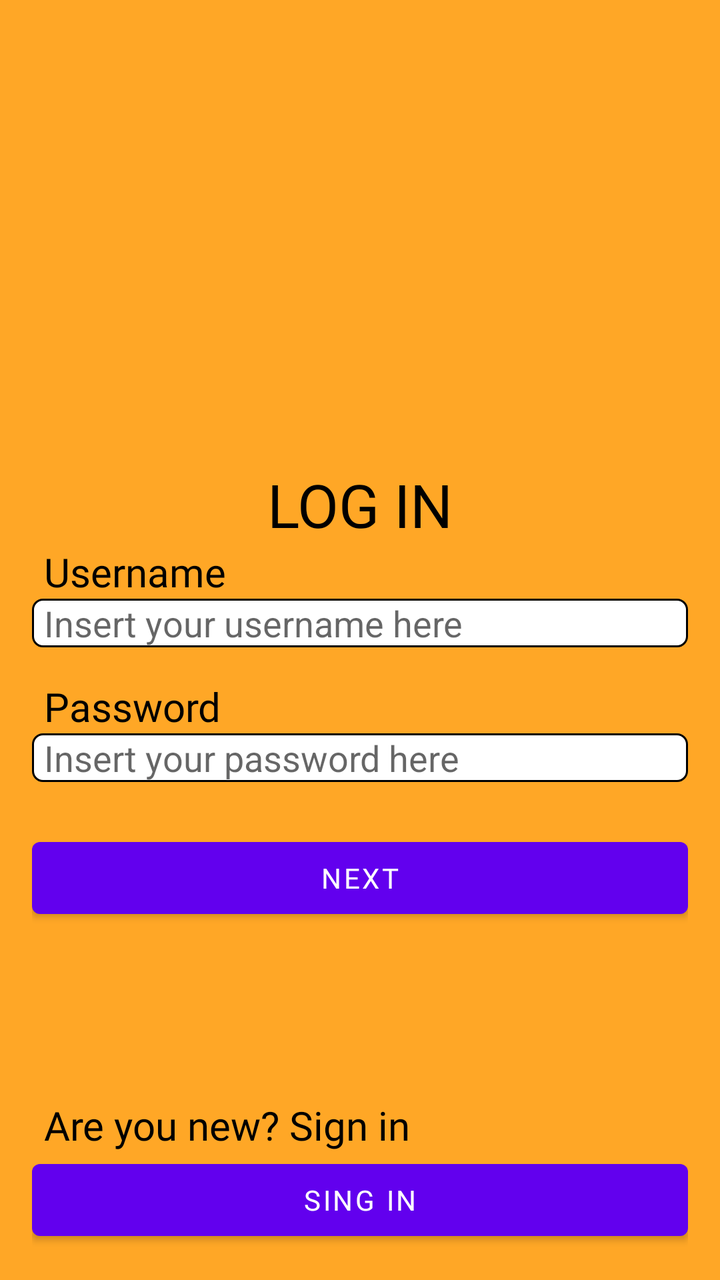
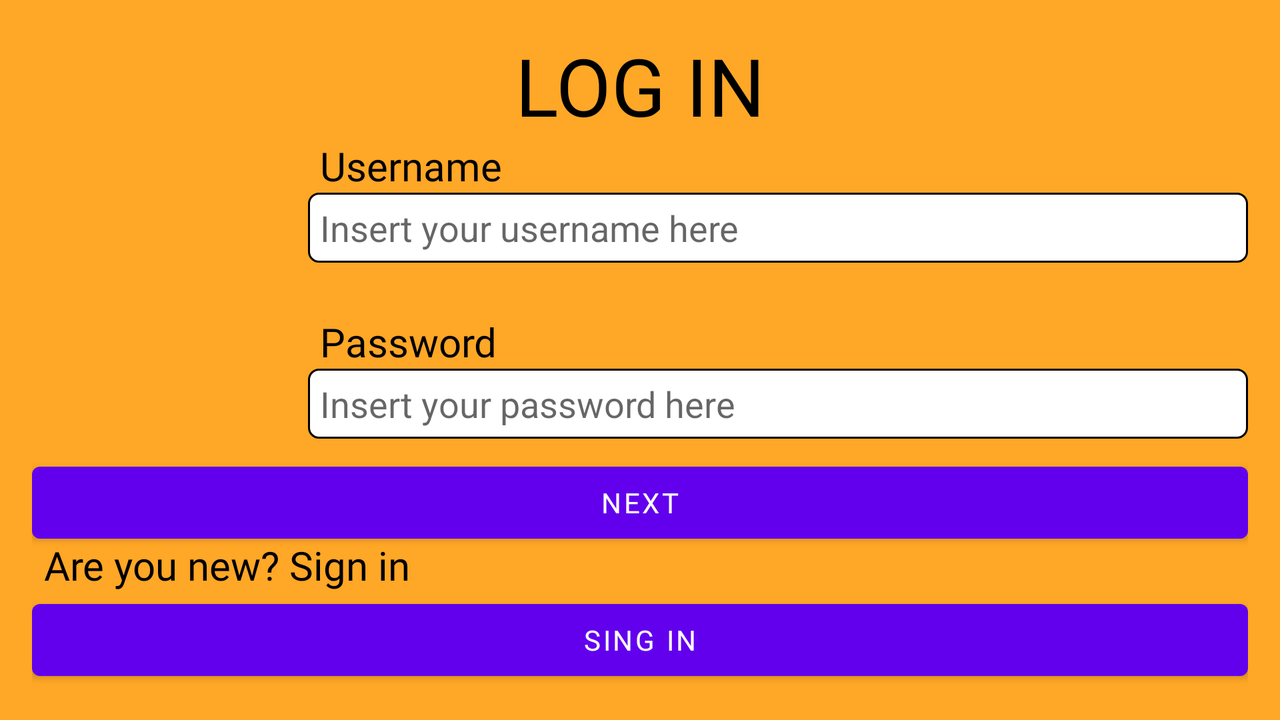

Compare how this app lays out the same screen by default and in its alternative resource folder. The renders come first, then the two layout files and the values they reference.
<!-- AndroidManifest.xml: application theme Theme.SIMP_2 -->
<!-- res/layout/activity_main.xml -->
<?xml version="1.0" encoding="utf-8"?>
<layout xmlns:android="http://schemas.android.com/apk/res/android"
    xmlns:app="http://schemas.android.com/apk/res-auto"
    xmlns:tools="http://schemas.android.com/tools">

    <data>

    </data>

    <androidx.constraintlayout.widget.ConstraintLayout
        android:layout_width="match_parent"
        android:layout_height="match_parent"
        tools:context=".MainActivity"
        android:padding="16dp"
        android:background="@color/orange_pastel">

        <ImageView
            android:id="@+id/simp_image"
            android:layout_width="200dp"
            android:layout_height="200dp"
            android:src="@drawable/simp_logo"
            app:layout_constraintEnd_toEndOf="parent"
            app:layout_constraintStart_toStartOf="parent"
            app:layout_constraintTop_toTopOf="parent" />

        <TextView
            android:id="@+id/log_in"
            android:layout_width="match_parent"
            android:layout_height="wrap_content"
            android:fontFamily="@font/luckiest_guy"
            android:gravity="center"
            android:text="@string/log_in"
            android:textColor="@color/black"
            android:textSize="30dp"
            android:layout_marginTop="16dp"
            app:layout_constraintEnd_toEndOf="parent"
            app:layout_constraintStart_toStartOf="parent"
            app:layout_constraintTop_toBottomOf="@+id/simp_image" />

        <TextView
            android:id="@+id/username_text"
            android:layout_width="match_parent"
            android:layout_height="wrap_content"
            app:layout_constraintEnd_toEndOf="@+id/log_in"
            app:layout_constraintStart_toStartOf="@+id/log_in"
            app:layout_constraintTop_toBottomOf="@+id/log_in"
            android:fontFamily="@font/luckiest_guy"
            android:drawableStart="@drawable/ic_chevron_black"
            android:paddingStart="6dp"
            android:text="@string/username"
            android:textColor="@color/black"
            android:textSize="20dp"/>

        <EditText
            android:id="@+id/username_edit"
            android:layout_width="match_parent"
            android:layout_height="wrap_content"
            android:background="@drawable/edit_text_border"
            android:hint="@string/insert_username_here"
            android:paddingStart="6dp"
            android:textColor="@color/black"
            app:layout_constraintEnd_toEndOf="@+id/username_text"
            app:layout_constraintStart_toStartOf="@+id/username_text"
            app:layout_constraintTop_toBottomOf="@+id/username_text" />

        <TextView
            android:id="@+id/password_text"
            android:layout_width="match_parent"
            android:layout_height="wrap_content"
            android:layout_marginTop="16dp"
            android:drawableStart="@drawable/ic_chevron_black"
            android:fontFamily="@font/luckiest_guy"
            android:paddingStart="6dp"
            android:text="@string/password"
            android:textColor="@color/black"
            android:textSize="20dp"
            app:layout_constraintEnd_toEndOf="@+id/username_edit"
            app:layout_constraintStart_toStartOf="@+id/username_edit"
            app:layout_constraintTop_toBottomOf="@+id/username_edit" />

        <EditText
            android:id="@+id/password_edit"
            android:layout_width="match_parent"
            android:layout_height="wrap_content"
            android:background="@drawable/edit_text_border"
            android:hint="@string/insert_password_here"
            android:paddingStart="6dp"
            android:textColor="@color/black"
            app:layout_constraintEnd_toEndOf="@+id/password_text"
            app:layout_constraintStart_toStartOf="@+id/password_text"
            app:layout_constraintTop_toBottomOf="@+id/password_text"
            android:inputType="textPassword"/>

        <Button
            android:id="@+id/next_button"
            android:layout_width="match_parent"
            android:layout_height="wrap_content"
            android:layout_marginTop="24dp"
            android:fontFamily="@font/luckiest_guy"
            android:text="@string/next_button"
            app:layout_constraintEnd_toEndOf="parent"
            app:layout_constraintStart_toStartOf="parent"
            app:layout_constraintTop_toBottomOf="@+id/password_edit" />

        <TextView
            android:id="@+id/singUp_text_logIn"
            android:layout_width="match_parent"
            android:layout_height="wrap_content"
            android:drawableStart="@drawable/ic_chevron_black"
            android:fontFamily="@font/luckiest_guy"
            android:paddingStart="6dp"
            android:text="@string/are_you_new_sign_in"
            android:textColor="@color/black"
            android:textSize="20dp"
            app:layout_constraintBottom_toTopOf="@+id/singUp_button_logIn"
            app:layout_constraintEnd_toEndOf="@+id/next_button"
            app:layout_constraintStart_toStartOf="@+id/next_button" />

        <Button
            android:id="@+id/singUp_button_logIn"
            android:layout_width="match_parent"
            android:layout_height="wrap_content"
            android:text="@string/sign_in"
            android:fontFamily="@font/luckiest_guy"
            app:layout_constraintBottom_toBottomOf="parent"
            app:layout_constraintEnd_toEndOf="@+id/singUp_text_logIn"
            app:layout_constraintHorizontal_bias="0.50"
            app:layout_constraintStart_toStartOf="@+id/singUp_text_logIn" />


    </androidx.constraintlayout.widget.ConstraintLayout>
</layout>
<!-- resources referenced by this layout -->
<resources>
  <color name="black">#FF000000</color>
  <color name="orange_pastel">#FFA726</color>
  <!-- drawable edit_text_border (drawable) -->
  <?xml version="1.0" encoding="utf-8"?>
  <shape
      xmlns:android="http://schemas.android.com/apk/res/android"
      android:shape="rectangle">
      <solid
          android:color="#FFFFFF"/>
  
      <corners
          android:bottomRightRadius="5dp"
          android:bottomLeftRadius="5dp"
          android:topLeftRadius="5dp"
          android:topRightRadius="5dp"/>
      <stroke
          android:color="@color/black"
          android:width="1dp"/>
  </shape>
  <string name="are_you_new_sign_in">Are you new? Sign in</string>
  <string name="insert_password_here">Insert your password here</string>
  <string name="insert_username_here">Insert your username here</string>
  <string name="log_in">LOG IN</string>
  <string name="next_button">NEXT</string>
  <string name="password">Password</string>
  <string name="sign_in">SING IN</string>
  <string name="username">Username</string>
  <style name="Theme.SIMP_2" parent="Theme.MaterialComponents.DayNight.NoActionBar">
          
          <item name="colorPrimary">@color/purple_500</item>
          <item name="colorPrimaryVariant">@color/purple_700</item>
          <item name="colorOnPrimary">@color/white</item>
          
          <item name="colorSecondary">@color/teal_200</item>
          <item name="colorSecondaryVariant">@color/teal_700</item>
          <item name="colorOnSecondary">@color/black</item>
          
          <item name="android:statusBarColor">?attr/colorPrimaryVariant</item>
          
      </style>
  <color name="purple_500">#FF6200EE</color>
  <color name="purple_700">#FF3700B3</color>
  <color name="white">#FFFFFFFF</color>
  <color name="teal_200">#FF03DAC5</color>
  <color name="teal_700">#FF018786</color>
</resources>
<!-- res/layout-land/activity_main.xml (the repository's variant of the layout above) -->
<!-- drawn on the phone turned sideways -->
<?xml version="1.0" encoding="utf-8"?>
<layout xmlns:android="http://schemas.android.com/apk/res/android"
    xmlns:app="http://schemas.android.com/apk/res-auto"
    xmlns:tools="http://schemas.android.com/tools">

    <data>

    </data>

    <androidx.constraintlayout.widget.ConstraintLayout
        android:layout_width="match_parent"
        android:layout_height="match_parent"
        tools:context=".MainActivity"
        android:padding="16dp"
        android:background="@color/orange_pastel">

        <ImageView
            android:id="@+id/simp_image"
            android:layout_width="150dp"
            android:layout_height="150dp"
            android:src="@drawable/simp_logo"
            app:layout_constraintEnd_toStartOf="@+id/username_text"
            app:layout_constraintStart_toStartOf="parent"
            app:layout_constraintTop_toBottomOf="@+id/log_in" />

        <TextView
            android:id="@+id/log_in"
            android:layout_width="match_parent"
            android:layout_height="wrap_content"
            android:layout_gravity="end"
            android:layout_toEndOf="@+id/simp_image"
            android:fontFamily="@font/luckiest_guy"
            android:gravity="center"
            android:text="@string/log_in"
            android:textColor="@color/black"
            android:textSize="40dp"
            app:layout_constraintEnd_toEndOf="parent"
            app:layout_constraintStart_toStartOf="parent"
            app:layout_constraintTop_toTopOf="parent" />

        <TextView
            android:id="@+id/username_text"
            android:layout_width="470dp"
            android:layout_height="wrap_content"
            android:layout_below="@+id/log_in"
            android:layout_toEndOf="@+id/simp_image"
            android:drawableStart="@drawable/ic_chevron_black"
            android:paddingStart="6dp"
            android:text="@string/username"
            android:fontFamily="@font/luckiest_guy"
            android:textColor="@color/black"
            android:textSize="20sp"
            app:layout_constraintEnd_toEndOf="parent"
            app:layout_constraintTop_toTopOf="@+id/simp_image" />

        <EditText
            android:id="@+id/username_edit"
            android:layout_width="470dp"
            android:layout_height="35dp"
            android:layout_below="@+id/log_in"
            android:layout_toEndOf="@+id/simp_image"
            android:background="@drawable/edit_text_border"
            android:hint="@string/insert_username_here"
            android:paddingStart="6dp"
            app:layout_constraintEnd_toEndOf="@+id/username_text"
            app:layout_constraintStart_toStartOf="@+id/username_text"
            app:layout_constraintTop_toBottomOf="@+id/username_text" />

        <TextView
            android:id="@+id/password_text"
            android:layout_width="470dp"
            android:layout_height="wrap_content"
            android:layout_toEndOf="@+id/simp_image"
            android:drawableStart="@drawable/ic_chevron_black"
            android:paddingStart="6dp"
            android:text="@string/password"
            android:fontFamily="@font/luckiest_guy"
            android:textColor="@color/black"
            android:textSize="20sp"
            app:layout_constraintBottom_toTopOf="@+id/password_edit"
            app:layout_constraintEnd_toEndOf="@+id/username_text"
            app:layout_constraintStart_toStartOf="@+id/username_text"  />

        <EditText
            android:id="@+id/password_edit"
            android:layout_width="470dp"
            android:layout_height="35dp"
            android:layout_toEndOf="@+id/simp_image"
            android:background="@drawable/edit_text_border"
            android:hint="@string/insert_password_here"
            android:paddingStart="6dp"
            app:layout_constraintBottom_toBottomOf="@+id/simp_image"
            app:layout_constraintEnd_toEndOf="@+id/username_text"
            app:layout_constraintStart_toStartOf="@+id/username_edit"
            android:inputType="textPassword"/>

        <Button
            android:id="@+id/next_button"
            android:layout_width="match_parent"
            android:layout_height="wrap_content"
            android:layout_alignParentBottom="true"
            android:layout_centerHorizontal="true"
            android:layout_marginTop="8dp"
            android:fontFamily="@font/luckiest_guy"
            android:text="@string/next_button"
            app:layout_constraintEnd_toEndOf="parent"
            app:layout_constraintStart_toStartOf="parent"
            app:layout_constraintTop_toBottomOf="@+id/simp_image" />


        <TextView
            android:id="@+id/singUp_text_logIn"
            android:layout_width="match_parent"
            android:layout_height="wrap_content"
            android:drawableStart="@drawable/ic_chevron_black"
            android:fontFamily="@font/luckiest_guy"
            android:paddingStart="6dp"
            android:text="@string/are_you_new_sign_in"
            android:textColor="@color/black"
            android:textSize="20dp"
            app:layout_constraintBottom_toTopOf="@+id/singUp_button_logIn"
            app:layout_constraintEnd_toEndOf="@+id/next_button"
            app:layout_constraintStart_toStartOf="@+id/next_button"
            app:layout_constraintTop_toBottomOf="@+id/next_button"
            app:layout_constraintVertical_bias="1.0" />

        <Button
            android:id="@+id/singUp_button_logIn"
            android:layout_width="match_parent"
            android:layout_height="wrap_content"
            android:text="@string/sign_in"
            android:fontFamily="@font/luckiest_guy"
            app:layout_constraintBottom_toBottomOf="parent"
            app:layout_constraintEnd_toEndOf="@+id/singUp_text_logIn"
            app:layout_constraintHorizontal_bias="0.50"
            app:layout_constraintStart_toStartOf="@+id/singUp_text_logIn" />

    </androidx.constraintlayout.widget.ConstraintLayout>
</layout>
